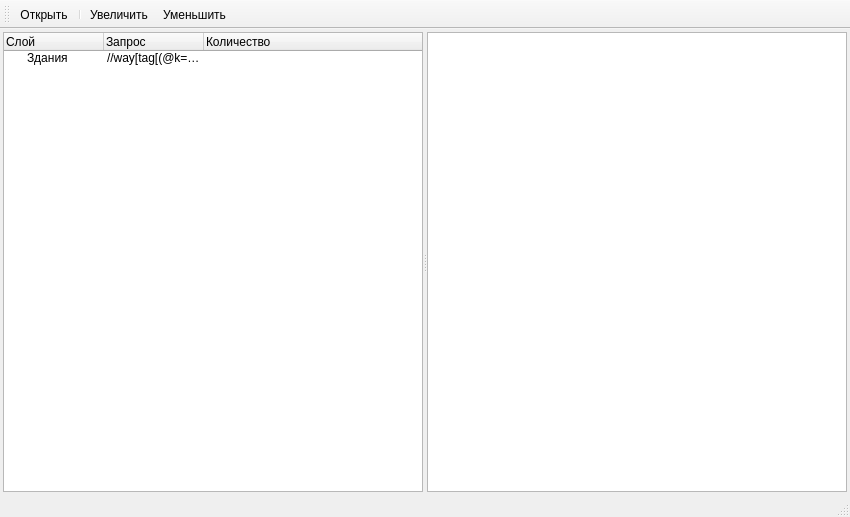
<?xml version="1.0" encoding="UTF-8"?>
<ui version="4.0">
 <class>MainWindow</class>
 <widget class="QMainWindow" name="MainWindow">
  <property name="geometry">
   <rect>
    <x>0</x>
    <y>0</y>
    <width>850</width>
    <height>517</height>
   </rect>
  </property>
  <property name="windowTitle">
   <string notr="true">OpenStreetMap viewer</string>
  </property>
  <property name="iconSize">
   <size>
    <width>16</width>
    <height>16</height>
   </size>
  </property>
  <widget class="QWidget" name="centralWidget">
   <layout class="QGridLayout" name="gridLayout">
    <property name="margin">
     <number>3</number>
    </property>
    <property name="spacing">
     <number>3</number>
    </property>
    <item row="0" column="0">
     <widget class="QSplitter" name="splitter">
      <property name="orientation">
       <enum>Qt::Horizontal</enum>
      </property>
      <widget class="QTreeWidget" name="treeWidget">
       <property name="frameShadow">
        <enum>QFrame::Sunken</enum>
       </property>
       <property name="selectionMode">
        <enum>QAbstractItemView::ContiguousSelection</enum>
       </property>
       <column>
        <property name="text">
         <string>Слой</string>
        </property>
       </column>
       <column>
        <property name="text">
         <string>Запрос</string>
        </property>
       </column>
       <column>
        <property name="text">
         <string>Количество</string>
        </property>
       </column>
       <item>
        <property name="text">
         <string>Здания</string>
        </property>
        <property name="text">
         <string>//way[tag[(@k=&quot;building&quot;)and(@v=&quot;yes&quot;)]]</string>
        </property>
       </item>
      </widget>
      <widget class="QGraphicsView" name="graphicsView"/>
     </widget>
    </item>
   </layout>
  </widget>
  <widget class="QMenuBar" name="menuBar">
   <property name="geometry">
    <rect>
     <x>0</x>
     <y>0</y>
     <width>850</width>
     <height>23</height>
    </rect>
   </property>
  </widget>
  <widget class="QToolBar" name="mainToolBar">
   <attribute name="toolBarArea">
    <enum>TopToolBarArea</enum>
   </attribute>
   <attribute name="toolBarBreak">
    <bool>false</bool>
   </attribute>
   <addaction name="actionOpenOSM"/>
   <addaction name="separator"/>
   <addaction name="action"/>
   <addaction name="actionZoomOut"/>
  </widget>
  <widget class="QStatusBar" name="statusBar"/>
  <action name="actionOpenOSM">
   <property name="icon">
    <iconset resource="res/resource.qrc">
     <normaloff>:/open.png</normaloff>:/open.png</iconset>
   </property>
   <property name="text">
    <string>Открыть...</string>
   </property>
   <property name="toolTip">
    <string>Открыть OSM файл</string>
   </property>
  </action>
  <action name="action">
   <property name="icon">
    <iconset resource="res/resource.qrc">
     <normaloff>:/zoomin.png</normaloff>:/zoomin.png</iconset>
   </property>
   <property name="text">
    <string>Увеличить</string>
   </property>
  </action>
  <action name="actionZoomOut">
   <property name="icon">
    <iconset resource="res/resource.qrc">
     <normaloff>:/zoomout.png</normaloff>:/zoomout.png</iconset>
   </property>
   <property name="text">
    <string>Уменьшить</string>
   </property>
  </action>
 </widget>
 <layoutdefault spacing="6" margin="11"/>
 <resources>
  <include location="res/resource.qrc"/>
 </resources>
 <connections/>
</ui>
